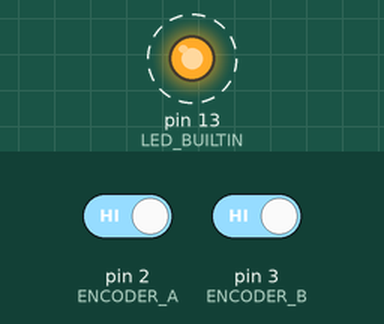
Recording of a sketch running on a simulated Arduino Uno, built with avr-gcc and run on an emulated ATmega328P. On the bench: output pins drawn as LEDs (lit = HIGH). Dashed ring = blinking. The test bench sets the inputs (shaded band); at power-on: pin 2 (ENCODER_A) HIGH, pin 3 (ENCODER_B) HIGH. What the sketch prints to the serial monitor is not drawn.

Above: at 0.2 s.
Timing chart, 0 to 3.0 s (numbered marks = the images above):
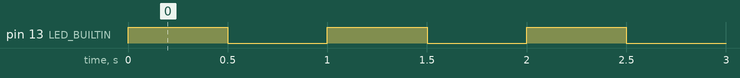

Measured:
- by itself, pin 13 (LED_BUILTIN): alternates HIGH for 0.50 s and LOW for 0.50 s

The sketch:

atmega-motor-speed-position.ino
```cpp
/*
   mengukur posisi dan kecepatan sesaat

  https://www.arduino.cc/reference/en/language/functions/external-interrupts/attachinterrupt/
  library timer:
     - https://github.com/PaulStoffregen/TimerOne
  interkoneksi:
  hijau -> D2
  putih -> D3
  hitam -> GND
  merah -> +5 volt , namun terukur 4 volt


*/
#include <TimerOne.h>   //

#define ENCODER_A 2 // hijau
#define ENCODER_B 3 // putih

int  waktu = 0;
int  posisi = 0;
volatile int counter_kecepatan = 0;

bool pin_A_prev; // status pin 2 sebelumnya
bool pin_B_prev; // status pin 3 sebelumnya

volatile int counter = 0;

// the setup function runs once when you press reset or power the board
void setup() {
  // initialize digital pin LED_BUILTIN as an output.
  pinMode(LED_BUILTIN, OUTPUT);
  Serial.begin(115200);
  pinMode(ENCODER_A, INPUT_PULLUP);
  pinMode(ENCODER_B, INPUT_PULLUP);
  attachInterrupt(digitalPinToInterrupt(ENCODER_A), ISR_pin_A, CHANGE);
  attachInterrupt(digitalPinToInterrupt(ENCODER_B), ISR_pin_B, CHANGE);
  Timer1.initialize( 10000 );           //period in microseconds
  Timer1.attachInterrupt( HitungKecepatan );   //attach the Timer1 interrupt
}

void HitungKecepatan() {
  Serial.println(counter_kecepatan);
  counter_kecepatan = 0;
}

void ISR_pin_A() {
  counter_kecepatan ++;
}

void ISR_pin_B() {
  counter_kecepatan ++;
}

// the loop function runs over and over again forever
void loop() {
  // lampu kedip hanya untuk menunjukkan sistem tidak hang
  digitalWrite(LED_BUILTIN, HIGH);   // turn the LED on (HIGH is the voltage level)
  delay(500);                       // wait for a second
  digitalWrite(LED_BUILTIN, LOW);    // turn the LED off by making the voltage LOW
  delay(500);                       // wait for a second
}
```
